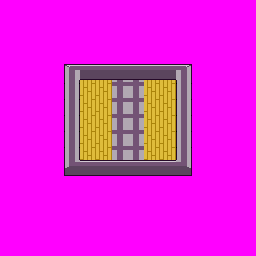

Rendered tile map (Tiled .tmx) drawn with the repository's tilesets; below, a short description and the full map source, tile grids included:
An orthogonal 16x16 tile map with 16x16 px tiles, 1 tile layer (Level), 1 hidden layer not drawn, 2 tilesets.

<map version="1.10" tiledversion="1.10.2" orientation="orthogonal" renderorder="right-down" width="16" height="16" tilewidth="16" tileheight="16" infinite="0" nextlayerid="3" nextobjectid="1">
 <tileset firstgid="1" name="concepts" tilewidth="16" tileheight="16" tilecount="256" columns="16">
  <image source="concepts.png" width="256" height="256" />
 </tileset>
 <tileset firstgid="257" name="WallTileset" tilewidth="16" tileheight="16" tilecount="40" columns="5">
  <image source="WallTileset.png" width="80" height="128" />
 </tileset>
 <layer id="1" name="Tile Layer 1" width="16" height="16" visible="0">
  <data encoding="csv">
20,20,20,20,20,20,20,20,20,20,20,20,20,20,20,20,
20,20,20,20,20,20,20,20,20,20,20,20,20,20,20,20,
20,20,20,20,20,20,20,20,20,20,20,20,20,20,20,20,
20,20,20,20,20,20,20,20,20,20,20,20,20,20,20,20,
20,20,20,20,1,1,1,1,1,1,1,1,20,20,20,20,
20,20,20,20,1,19,19,17,17,19,19,1,20,20,20,20,
20,20,20,20,1,19,19,17,17,19,19,1,20,20,20,20,
20,20,20,20,1,2,19,17,17,19,3,1,20,20,20,20,
20,20,20,20,1,19,19,17,17,19,19,1,20,20,20,20,
20,20,20,20,1,19,19,17,17,19,19,1,20,20,20,20,
20,20,20,20,1,1,1,1,1,1,1,1,20,20,20,20,
20,20,20,20,20,20,20,20,20,20,20,20,20,20,20,20,
20,20,20,20,20,20,20,20,20,20,20,20,20,20,20,20,
20,20,20,20,20,20,20,20,20,20,20,20,20,20,20,20,
20,20,20,20,20,20,20,20,20,20,20,20,20,20,20,20,
5,5,5,5,5,5,5,5,5,5,5,5,5,5,5,5
</data>
 </layer>
 <layer id="2" name="Level" width="16" height="16">
  <data encoding="csv">
266,266,266,266,266,266,266,266,266,266,266,266,266,266,266,266,
266,266,266,266,266,266,266,266,266,266,266,266,266,266,266,266,
266,266,266,266,266,266,266,266,266,266,266,266,266,266,266,266,
266,266,266,266,266,266,266,266,266,266,266,266,266,266,266,266,
266,266,266,266,283,279,279,279,279,279,279,284,266,266,266,266,
266,266,266,266,282,260,260,285,285,260,260,282,266,266,266,266,
266,266,266,266,282,260,260,285,285,260,260,282,266,266,266,266,
266,266,266,266,282,260,260,285,285,260,260,282,266,266,266,266,
266,266,266,266,282,260,260,285,285,260,260,282,266,266,266,266,
266,266,266,266,282,260,260,285,285,260,260,282,266,266,266,266,
266,266,266,266,288,279,279,279,279,279,279,289,266,266,266,266,
266,266,266,266,266,266,266,266,266,266,266,266,266,266,266,266,
266,266,266,266,266,266,266,266,266,266,266,266,266,266,266,266,
266,266,266,266,266,266,266,266,266,266,266,266,266,266,266,266,
266,266,266,266,266,266,266,266,266,266,266,266,266,266,266,266,
266,266,266,266,266,266,266,266,266,266,266,266,266,266,266,266
</data>
 </layer>
</map>
